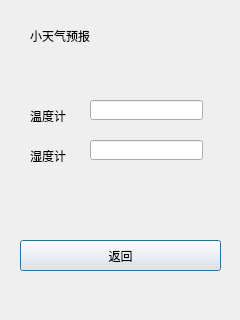
<?xml version="1.0" encoding="UTF-8"?>
<ui version="4.0">
 <class>TH</class>
 <widget class="QDialog" name="TH">
  <property name="geometry">
   <rect>
    <x>0</x>
    <y>0</y>
    <width>240</width>
    <height>320</height>
   </rect>
  </property>
  <property name="windowTitle">
   <string>Dialog</string>
  </property>
  <widget class="QLabel" name="label">
   <property name="geometry">
    <rect>
     <x>30</x>
     <y>110</y>
     <width>54</width>
     <height>12</height>
    </rect>
   </property>
   <property name="text">
    <string>温度计</string>
   </property>
  </widget>
  <widget class="QLabel" name="label_2">
   <property name="geometry">
    <rect>
     <x>30</x>
     <y>145</y>
     <width>51</width>
     <height>21</height>
    </rect>
   </property>
   <property name="text">
    <string>湿度计</string>
   </property>
  </widget>
  <widget class="QLineEdit" name="temperatureLineEdit">
   <property name="geometry">
    <rect>
     <x>90</x>
     <y>100</y>
     <width>113</width>
     <height>20</height>
    </rect>
   </property>
  </widget>
  <widget class="QLineEdit" name="humidityLineEdit">
   <property name="geometry">
    <rect>
     <x>90</x>
     <y>140</y>
     <width>113</width>
     <height>20</height>
    </rect>
   </property>
  </widget>
  <widget class="QPushButton" name="backButton">
   <property name="geometry">
    <rect>
     <x>20</x>
     <y>240</y>
     <width>201</width>
     <height>31</height>
    </rect>
   </property>
   <property name="styleSheet">
    <string notr="true">font: 75 16pt &quot;微软雅黑&quot;;</string>
   </property>
   <property name="text">
    <string>返回</string>
   </property>
  </widget>
  <widget class="QLabel" name="label_3">
   <property name="geometry">
    <rect>
     <x>30</x>
     <y>20</y>
     <width>161</width>
     <height>31</height>
    </rect>
   </property>
   <property name="styleSheet">
    <string notr="true">font: 75 20pt &quot;华文行楷&quot;;</string>
   </property>
   <property name="text">
    <string>小天气预报</string>
   </property>
  </widget>
 </widget>
 <resources/>
 <connections/>
</ui>
